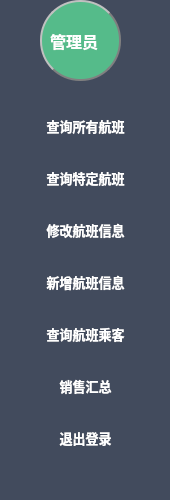
  <widget class="QWidget" name="widget" native="true">
   <property name="geometry">
    <rect>
     <x>0</x>
     <y>0</y>
     <width>170</width>
     <height>500</height>
    </rect>
   </property>
   <property name="styleSheet">
    <string notr="true">background-color:rgb(66, 75, 93);</string>
   </property>
   <widget class="QLabel" name="label">
    <property name="geometry">
     <rect>
      <x>40</x>
      <y>0</y>
      <width>81</width>
      <height>81</height>
     </rect>
    </property>
    <property name="font">
     <font>
      <pointsize>12</pointsize>
      <weight>75</weight>
      <bold>true</bold>
     </font>
    </property>
    <property name="styleSheet">
     <string notr="true">color: rgb(255, 255, 255);
background-color:rgb(85, 187, 138);
border-color: rgb(77, 154, 231);
border-radius:40px;
border:2px groove gray;
padding:2px 4px;
border-style:outset;</string>
    </property>
    <property name="text">
     <string>管理员</string>
    </property>
   </widget>
   <widget class="QWidget" name="layoutWidget">
    <property name="geometry">
     <rect>
      <x>20</x>
      <y>90</y>
      <width>131</width>
      <height>391</height>
     </rect>
    </property>
    <layout class="QVBoxLayout" name="verticalLayout">
     <item>
      <widget class="QPushButton" name="pushButton">
       <property name="font">
        <font>
         <pointsize>10</pointsize>
         <weight>75</weight>
         <bold>true</bold>
        </font>
       </property>
       <property name="styleSheet">
        <string notr="true">#pushButton:!hover
{
border-style:none;
color: rgb(255, 255, 255);
}
#pushButton:hover
{
border-style:none;
color:rgb(56, 132, 255);
}</string>
       </property>
       <property name="text">
        <string>查询所有航班</string>
       </property>
      </widget>
     </item>
     <item>
      <widget class="QPushButton" name="pushButton_2">
       <property name="font">
        <font>
         <pointsize>10</pointsize>
         <weight>75</weight>
         <bold>true</bold>
        </font>
       </property>
       <property name="styleSheet">
        <string notr="true">#pushButton_2:!hover
{
border-style:none;
color: rgb(255, 255, 255);
}
#pushButton_2:hover
{
border-style:none;
color:rgb(56, 132, 255);
}</string>
       </property>
       <property name="text">
        <string>查询特定航班</string>
       </property>
      </widget>
     </item>
     <item>
      <widget class="QPushButton" name="pushButton_3">
       <property name="font">
        <font>
         <pointsize>10</pointsize>
         <weight>75</weight>
         <bold>true</bold>
        </font>
       </property>
       <property name="styleSheet">
        <string notr="true">#pushButton_3:!hover
{
border-style:none;
color: rgb(255, 255, 255);
}
#pushButton_3:hover
{
border-style:none;
color:rgb(56, 132, 255);
}</string>
       </property>
       <property name="text">
        <string>修改航班信息</string>
       </property>
      </widget>
     </item>
     <item>
      <widget class="QPushButton" name="pushButton_4">
       <property name="font">
        <font>
         <pointsize>10</pointsize>
         <weight>75</weight>
         <bold>true</bold>
        </font>
       </property>
       <property name="styleSheet">
        <string notr="true">#pushButton_4:!hover
{
border-style:none;
color: rgb(255, 255, 255);
}
#pushButton_4:hover
{
border-style:none;
color:rgb(56, 132, 255);
}</string>
       </property>
       <property name="text">
        <string>新增航班信息</string>
       </property>
      </widget>
     </item>
     <item>
      <widget class="QPushButton" name="pushButton_5">
       <property name="font">
        <font>
         <pointsize>10</pointsize>
         <weight>75</weight>
         <bold>true</bold>
        </font>
       </property>
       <property name="styleSheet">
        <string notr="true">#pushButton_5:!hover
{
border-style:none;
color: rgb(255, 255, 255);
}
#pushButton_5:hover
{
border-style:none;
color:rgb(56, 132, 255);
}</string>
       </property>
       <property name="text">
        <string>查询航班乘客</string>
       </property>
      </widget>
     </item>
     <item>
      <widget class="QPushButton" name="pushButton_13">
       <property name="font">
        <font>
         <pointsize>10</pointsize>
         <weight>75</weight>
         <bold>true</bold>
        </font>
       </property>
       <property name="styleSheet">
        <string notr="true">#pushButton_13:!hover
{
border-style:none;
color: rgb(255, 255, 255);
}
#pushButton_13:hover
{
border-style:none;
color:rgb(56, 132, 255);
}</string>
       </property>
       <property name="text">
        <string>销售汇总</string>
       </property>
      </widget>
     </item>
     <item>
      <widget class="QPushButton" name="pushButton_6">
       <property name="font">
        <font>
         <pointsize>10</pointsize>
         <weight>75</weight>
         <bold>true</bold>
        </font>
       </property>
       <property name="styleSheet">
        <string notr="true">#pushButton_6:!hover
{
border-style:none;
color: rgb(255, 255, 255);
}
#pushButton_6:hover
{
border-style:none;
color:rgb(56, 132, 255);
}</string>
       </property>
       <property name="text">
        <string>退出登录</string>
       </property>
      </widget>
     </item>
    </layout>
   </widget>
  </widget>
